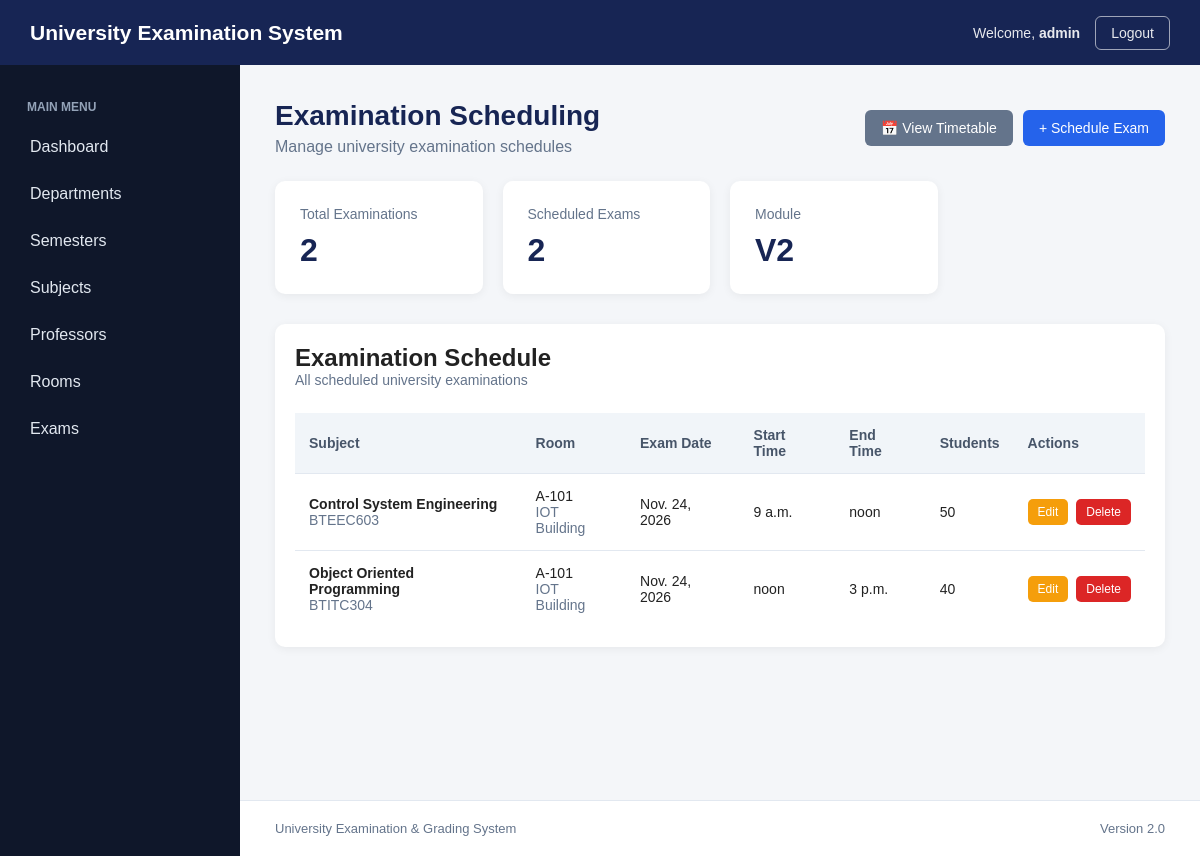
Page /exams/ (signed in) on the earlier database version.
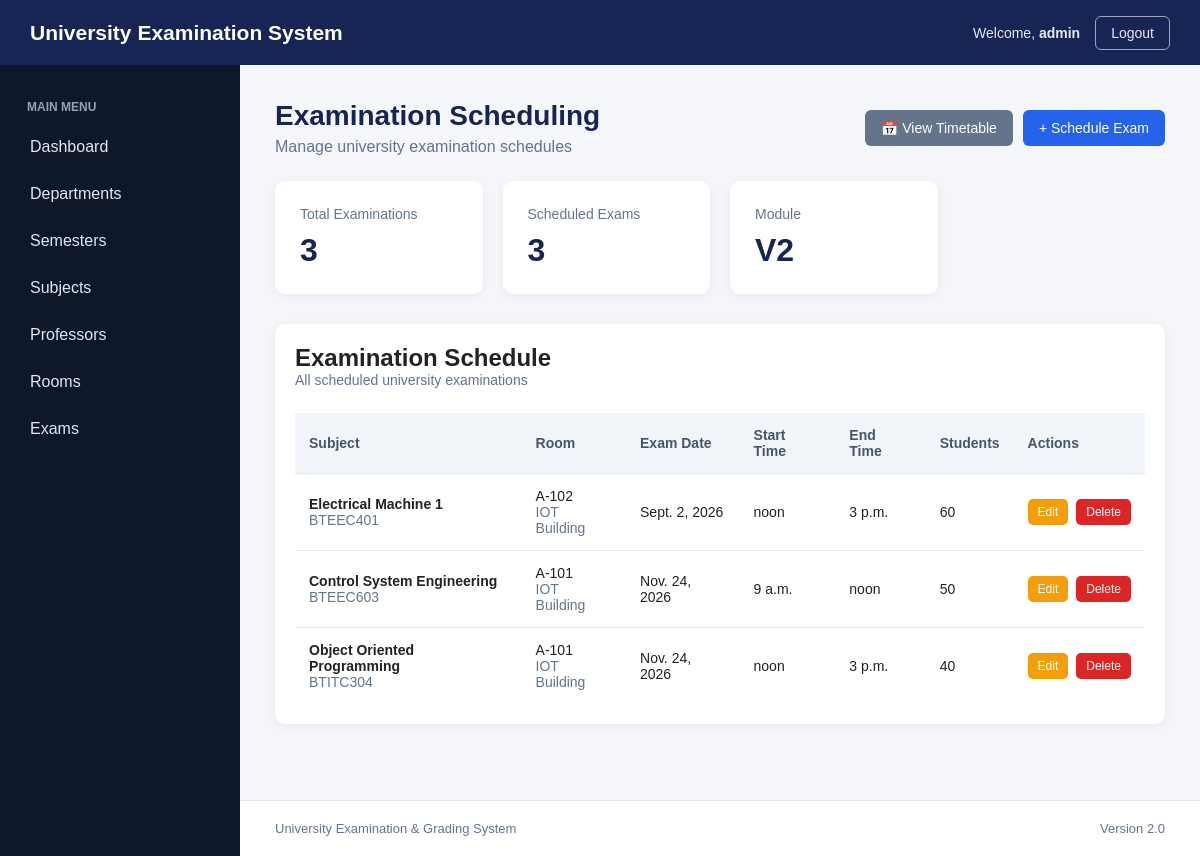
Same page on the later database version.
### academics/models.py (models this page shows, shortened)
class Exam(models.Model):
    subject = models.ForeignKey(
        Subject,
        on_delete=models.CASCADE,
        related_name="exams"
    )
    room = models.ForeignKey(
        Room,
        on_delete=models.PROTECT,
        related_name="exams"
    )
    exam_date = models.DateField()
    start_time = models.TimeField()
    end_time = models.TimeField()
    student_count = models.PositiveIntegerField()
    created_at = models.DateTimeField(
        auto_now_add=True
    )

class Subject(models.Model):
    semester = models.ForeignKey(
        Semester,
        on_delete=models.CASCADE,
        related_name="subjects"
    )
    name = models.CharField(
        max_length=150
    )
    code = models.CharField(
        max_length=30,
        unique=True
    )
    credits = models.PositiveIntegerField()
    professors = models.ManyToManyField(
        Professor,
        related_name="subjects",
        blank=True
    )

class Room(models.Model):
    room_number = models.CharField(
        max_length=20,
        unique=True
    )
    building = models.CharField(
        max_length=100
    )
    capacity = models.PositiveIntegerField()

### academics/views.py (the view)
@login_required
def exams(request):
    exams = Exam.objects.select_related(
        "subject",
        "room"
    ).order_by(
        "exam_date",
        "start_time"
    )
    return render(
        request,
        "academics/exams.html",
        {
            "exams": exams
        }
    )

### academics/templates/academics/exams.html (shortened to what the changed rows need)
{% extends "academics/base.html" %}
{% block content %}
<div class="page-header">
    <div>
        <h1 class="page-title">
            Examination Scheduling
        </h1>
    </div>
</div>
<div class="dashboard-grid">
    <div class="dashboard-card">
        <div class="card-title">
            Total Examinations
        </div>
        <div class="card-number">
            {{ exams|length }}
        </div>
    </div>
    <div class="dashboard-card">
        <div class="card-title">
            Scheduled Exams
        </div>
        <div class="card-number">
            {{ exams|length }}
        </div>
    </div>
</div>
<div class="table-container">
    <div class="page-header">
        <div>
            <h2>
                Examination Schedule
            </h2>
        </div>
    </div>
    {% if exams %}
        <table class="data-table">
            <thead>
                <tr>
                    <th>
                        Subject
                    </th>
                    <th>
                        Room
                    </th>
                    <th>
                        Exam Date
                    </th>
                    <th>
                        Start Time
                    </th>
                    <th>
                        End Time
                    </th>
                    <th>
                        Students
                    </th>
                    <th>
                        Actions
                    </th>
                </tr>
            </thead>
            <tbody>
                {% for exam in exams %}
                    <tr>
                        <td>
                            <strong>
                                {{ exam.subject.name }}
                            </strong>
                            <br>
                            <span class="muted-text">
                                {{ exam.subject.code }}
                            </span>
                        </td>
                        <td>
                            {{ exam.room.room_number }}
                            <br>
                            <span class="muted-text">
                                {{ exam.room.building }}
                            </span>
                        </td>
                        <td>
                            {{ exam.exam_date }}
                        </td>
                        <td>
                            {{ exam.start_time }}
                        </td>
                        <td>
                            {{ exam.end_time }}
                        </td>
                        <td>
                            {{ exam.student_count }}
                        </td>
                        <td>
                            <div class="action-buttons">
                                <a
                                    href="{% url 'exam_edit' exam.id %}"
                                    class="edit-btn"
                                >
                                    Edit
                                </a>
                                <a
                                    href="{% url 'exam_delete' exam.id %}"
                                    class="delete-btn"
                                >
                                    Delete
                                </a>
                            </div>
                        </td>
                    </tr>
                {% endfor %}
            </tbody>
        </table>
    {% endif %}
</div>
{% endblock %}

Differences in the rows shown:
added Exam: subject.name "Electrical Machine 1", subject.code "BTEEC401", room.room_number "A-102", room.building "IOT Building", exam_date "Sept. 2, 2026", start_time "noon", end_time "3 p.m.", student_count "60"
Other differences:
{{ exams|length }}: "2" → "3"
